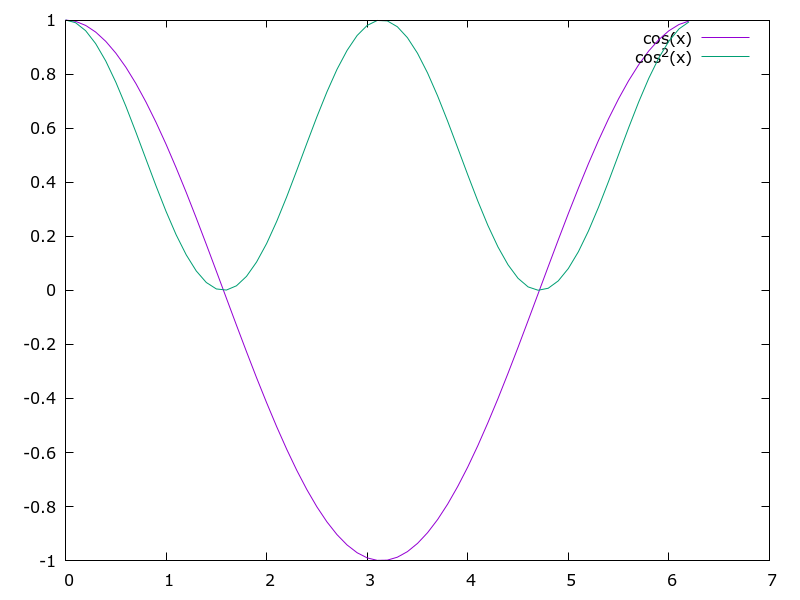

The gnuplot source for this figure:
# Ustawiam typ terminala (format wyjściowy)
set terminal pngcairo size 800,600 enhanced font 'Verdana,12'

# Ustawiam nazwę pliku wyjściowego
set output '2.7._Cosinus.png'

# Tworzę wykresy obu funkcji
plot "2.7._Cosinus.dat" using 1:2 with lines title "cos(x)", \
     "2.7._Cosinus.dat" using 1:3 with lines title "cos^2(x)"
